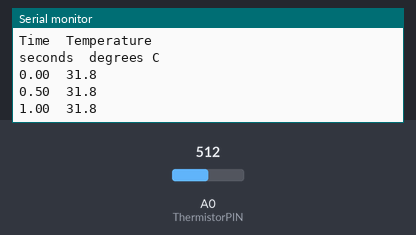
A sketch run on a simulated Arduino Uno, built with avr-gcc and run on an emulated ATmega328P. On the bench: the last lines printed to the serial monitor. The test bench sets the inputs (shaded band); at power-on: A0 (ThermistorPIN) = 512.

Above: at 1.3 s.
1.4 s: A0 (ThermistorPIN) set to 716
At 2.0 s:
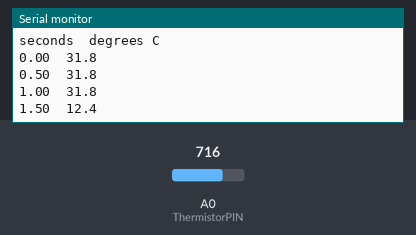
2.9 s: A0 (ThermistorPIN) set to 900
At 3.35 s:
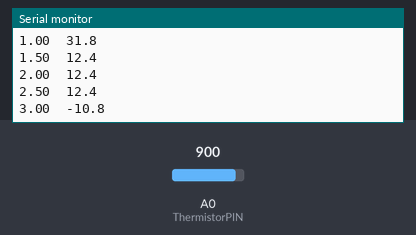
Timing chart, 0 to 5.9 s (numbered marks = the images above; inputs shaded):
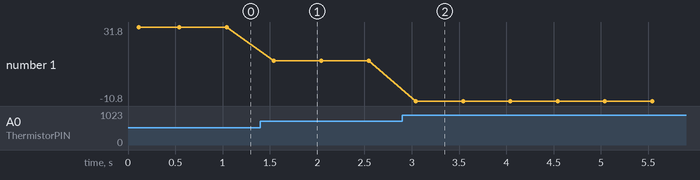

The sketch:

main.ino
```cpp
    /*
VernierThermistor (v 2013.11)
 Reads the temperature from a Vernier Stainless Steel Temperature Probe (TMP-BTA)
 or Surface Temperature Sensor (STS-BTA) connected to the BTA connector.
 As written, the readings will be displayed every half second. Change the variable
 TimeBetweenReadings to change the rate.

 We use the Steinhart-Hart equation (in the function Thermistor) to determine temperature
 from the raw A/D converter reading. Because of the use of log functions, in the Steinhart-Hart
 equation, this sketch requires the math.h library.

 See www.vernier.com/engineering/stem/sensors/temperature-sensor/
 for more information on how thermistors are read.

 Modifications by B. Huang (Feb 2014)
 -------------------------
 Removed the use of delays in the loop() function. Uses a timeRef variable
 Added a variable called dataRate. dataRate describes the # of samples per second.
 Added separate functions for calculating the resistance of the thermistor and then applying the
 Steinhart-hart equation.

 See www.vernier.com/arduino for more information.
 */

float dataRate = 2;             // set # of samples per second.
const char delimiter = '\t';  // delimitter character

const int ThermistorPIN = A0; // A0 for Analog1 and A2 for Analog 2
float Temp;
int rawAnalogReading;

// Variables used in the code for calculations
unsigned long timeRef;    // reference for starting time

unsigned long timeInterval;
unsigned long ndx;        // index for data counter
unsigned long thermistor;

void setup()
{
  Serial.begin(9600);
  Serial.println("Vernier Format 2");
  Serial.println("Temperature Readings taken using Ardunio");
  Serial.println("Data Set");
  Serial.print("Time");
  Serial.print("\t"); //tab character
  Serial.println ("Temperature");
  Serial.print("seconds");
  Serial.print("\t"); // tab character
  Serial.println ("degrees C");
  timeInterval = 1000 / dataRate;  // calculates the timeInterval based on # of samples per second.
  timeRef = millis();
}

void loop()
{
  if ((millis()) >= ndx*timeInterval + timeRef)  // controls so only runs once per timeInterval
  {
    ndx++;
    //the print below does the division first to avoid overflows
    Serial.print((float)(millis() - timeRef) / 1000, 2);
    rawAnalogReading = analogRead(ThermistorPIN);  // reads raw analog value from Arduino
    thermistor = resistance(rawAnalogReading);     // converts raw analog value to a resistance
    Temp = steinharthart(thermistor);              // Applies the Steinhart-hart equation

    Serial.print(delimiter); //tab character
    Serial.println(Temp,1);   // display temperature to one digit
  }
}
unsigned long resistance(unsigned long rawAnalogInput)
/* function to convert the raw Analog Input reading to a resistance value
 * Schematic:
 *   [Ground] -- [thermistor] -------- | -- [15,000 ohm bridge resistor] --[Vcc (5v)]
 *                                     |
 *                                Analog Pin 0
 *
 * For the circuit above:
 * Resistance = ((rawAnalogInput*15000) /(1023 - rawAnalogInput))
 */
{
  unsigned long temp;  // temporary variable to store calculations in
  temp = (rawAnalogInput * 15000) / (1023 - rawAnalogInput);
  return temp; // returns the value calculated to the calling function.
}

float steinharthart(unsigned long resistance)
// function users steinhart-hart equation to return a temperature in degrees celsius.
/* Inputs ADC count from Thermistor and outputs Temperature in Celsius
 * There is a huge amount of information on the web about using thermistors with the Arduino.
 * Here we are concerned about using the Vernier Stainless Steel Temperature Probe TMP-BTA and the
 * Vernier Surface Temperature Probe STS-BTA, but the general principles are easy to extend to other
 * thermistors.
 * This version utilizes the Steinhart-Hart Thermistor Equation:
 *    Temperature in Kelvin = 1 / {A + B[ln(R)] + C[ln(R)]^3}
 *   for the themistor in the Vernier TMP-BTA probe:
 *    A =0.00102119 , B = 0.000222468 and C = 1.33342E-7
 *    Using these values should get agreement within 1 degree C to the same probe used with one
 *    of the Vernier interfaces
 *
 */
{
  float temp; // temporary variable to store calculations in
  float logRes = log(resistance);
  // calculating logirithms is time consuming for a microcontroller - so we just
  // do this once and store it to a variable.
  float k0 = 0.00102119;
  float k1 = 0.000222468;
  float k2 = 0.000000133342;

  temp = 1 / (k0 + k1 * logRes + k2 * logRes*logRes*logRes);
  temp = temp - 273.15;  // convert from Kelvin to Celsius
  return temp;
}
```

Measured:
- after the input at 1.4 s, the serial monitor: prints a new line after 0.14 s (image 1)
- after the input at 2.9 s, the serial monitor: prints a new line after 0.14 s (image 2)
- plotted number 1: 31.8 → 12.4 after the input at 1.4 s, 12.4 → -10.8 after the input at 2.9 s
